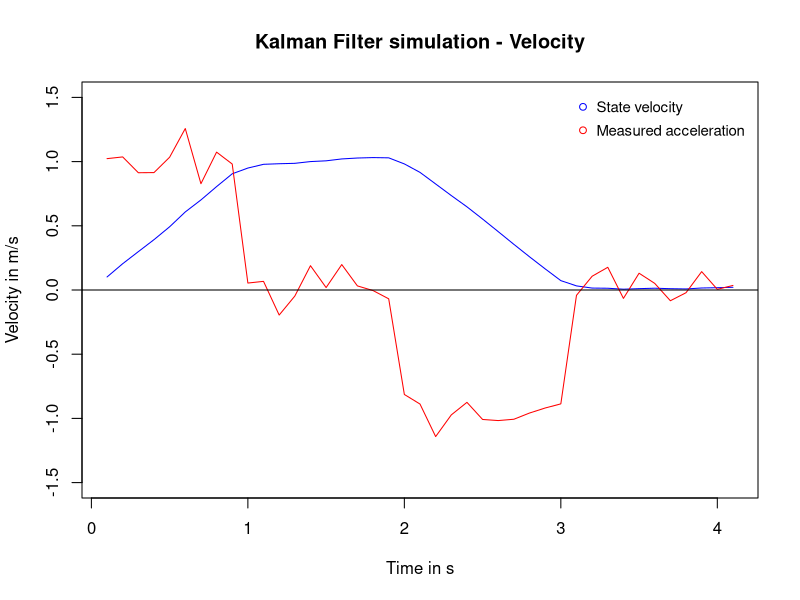

The R script that drew this image:
data <- read.table(
    "./1d_acc_filter/plotting/c_out.txt",
    header = TRUE,
    sep = ",",
    dec = ".")

png(
    filename =
    "./1d_acc_filter/images/plot_vel.png"
)

plot(
    data$Time, data$Velocity,
    ylim = range(-1.5:1.5),
    col = "blue",
    type = "l",
    xlab = "Time in s",
    ylab = "Velocity in m/s",
    main = "Kalman Filter simulation - Velocity",
    sub = sprintf("Error in measurement: %1.2f, Q for acceleration: %1.2f", data[1, "Meas_Err"], data[1, "Q_acc"])
)
lines(data$Time, data$Measurement, col = "red")
abline(h=0)

legend("topright",
        inset = 0.01,
        cex = 0.9,
        bty = "n",
        y.intersp = 1.3,
        legend = c("State velocity", "Measured acceleration"),
        col = c("blue", "red"),
        pch = c(1, 1))

dev.off()

